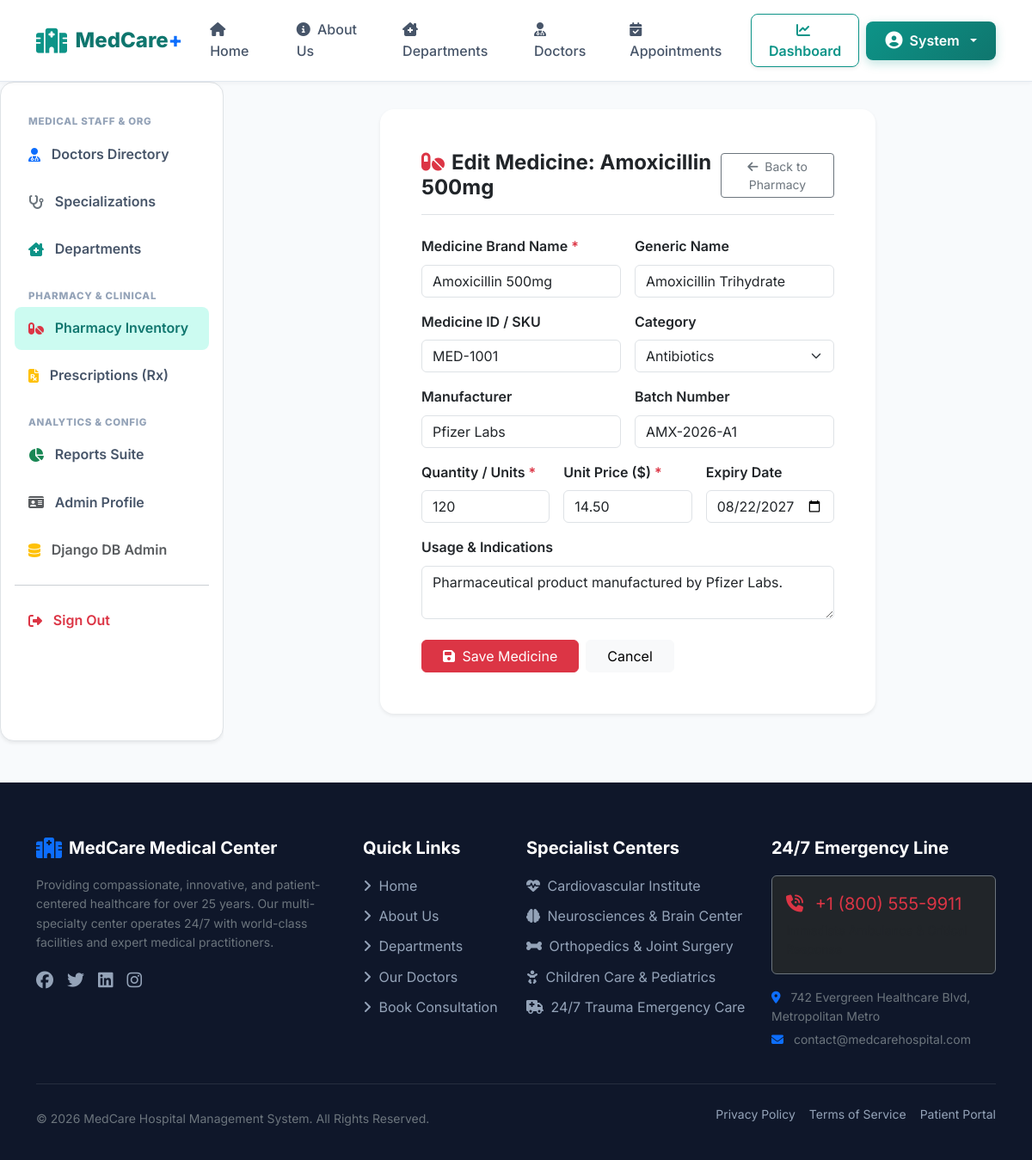
The page /pharmacy/edit/1/ (signed in) on the database its author committed.
### pharmacy/models.py (models this page shows, shortened)
class Medicine(models.Model):
    STATUS_CHOICES = (
        ('In Stock', 'In Stock'),
        ('Low Stock', 'Low Stock'),
        ('Out of Stock', 'Out of Stock'),
        ('Expired', 'Expired'),
    )
    medicine_id = models.CharField(max_length=30, unique=True, blank=True, null=True, help_text="e.g. MED-1001")
    name = models.CharField(max_length=200, help_text="Brand / Trade name")
    generic_name = models.CharField(max_length=200, blank=True, null=True)
    category = models.ForeignKey(MedicineCategory, on_delete=models.SET_NULL, null=True, blank=True, related_name='medicines')
    category_name = models.CharField(max_length=100, blank=True, null=True, help_text="e.g. Antibiotic, Analgesic, Antipyretic")
    manufacturer = models.CharField(max_length=200, blank=True, null=True)
    batch_number = models.CharField(max_length=100, blank=True, null=True)
    quantity = models.PositiveIntegerField(default=0, help_text="Available stock units")
    unit_price = models.DecimalField(max_digits=10, decimal_places=2, default=0.00)
    expiry_date = models.DateField(blank=True, null=True)
    description = models.TextField(blank=True, null=True)
    status = models.CharField(max_length=30, choices=STATUS_CHOICES, default='In Stock')
    created_at = models.DateTimeField(auto_now_add=True)
    updated_at = models.DateTimeField(auto_now=True)
    class Meta:
        ordering = ['name']

### pharmacy/views.py (the view)
# urls.py: path('edit/<int:pk>/', views.medicine_update_view, name='medicine_update'),
@login_required
def medicine_update_view(request, pk):
    if not (request.user.is_superuser or (hasattr(request.user, 'profile') and request.user.profile.is_admin_user)):
        messages.error(request, "Permission denied. Admin access required.")
        return redirect('medicine_list')
    medicine = get_object_or_404(Medicine, pk=pk)
    if request.method == 'POST':
        form = MedicineForm(request.POST, instance=medicine)
        if form.is_valid():
            form.save()
            messages.success(request, f"Medicine '{medicine.name}' updated successfully!")
            return redirect('medicine_list')
        else:
            messages.error(request, "Error updating medicine.")
    else:
        form = MedicineForm(instance=medicine)
    return render(request, 'pharmacy/medicine_form.html', {'form': form, 'medicine': medicine, 'title': f'Edit Medicine: {medicine.name}'})

### templates/pharmacy/medicine_form.html (shortened to what this page needs)
{% extends 'base.html' %}
{% block content %}
<div class="dashboard-layout">
    {% include 'includes/admin_sidebar.html' %}
    <div class="dashboard-content">
        <div class="row justify-content-center">
            <div class="col-lg-8">
                <div class="card border-0 shadow-sm rounded-4 p-4 p-md-5 bg-white">
                    <div class="d-flex align-items-center justify-content-between mb-4 pb-3 border-bottom">
                        <h4 class="fw-bold mb-0 text-dark">
                            <i class="fa-solid fa-pills text-danger me-2"></i>{{ title }}
                        </h4>
                        <a href="{% url 'medicine_list' %}" class="btn btn-outline-secondary btn-sm">
                            <i class="fa-solid fa-arrow-left me-1"></i> Back to Pharmacy
                        </a>
                    </div>
                    <form method="POST">
                        <div class="row g-3">
                            <div class="col-md-6">
                                <label class="form-label fw-semibold">Medicine Brand Name <span class="text-danger">*</span></label>
                                {{ form.name }}
                            </div>
                            <div class="col-md-6">
                                <label class="form-label fw-semibold">Generic Name</label>
                                {{ form.generic_name }}
                            </div>
                            <div class="col-md-6">
                                <label class="form-label fw-semibold">Medicine ID / SKU</label>
                                {{ form.medicine_id }}
                            </div>
                            <div class="col-md-6">
                                <label class="form-label fw-semibold">Category</label>
                                {{ form.category }}
                            </div>
                            <div class="col-md-6">
                                <label class="form-label fw-semibold">Manufacturer</label>
                                {{ form.manufacturer }}
                            </div>
                            <div class="col-md-6">
                                <label class="form-label fw-semibold">Batch Number</label>
                                {{ form.batch_number }}
                            </div>
                            <div class="col-md-4">
                                <label class="form-label fw-semibold">Quantity / Units <span class="text-danger">*</span></label>
                                {{ form.quantity }}
                            </div>
                            <div class="col-md-4">
                                <label class="form-label fw-semibold">Unit Price ($) <span class="text-danger">*</span></label>
                                {{ form.unit_price }}
                            </div>
                            <div class="col-md-4">
                                <label class="form-label fw-semibold">Expiry Date</label>
                                {{ form.expiry_date }}
                            </div>
                            <div class="col-md-12">
                                <label class="form-label fw-semibold">Usage & Indications</label>
                                {{ form.description }}
                            </div>
                            <div class="col-12 mt-4 d-flex gap-2">
                                <button type="submit" class="btn btn-danger px-4"><i class="fa-solid fa-save me-1"></i> Save Medicine</button>
                                <a href="{% url 'medicine_list' %}" class="btn btn-light px-4">Cancel</a>
                            </div>
                        </div>
                    </form>
                </div>
            </div>
        </div>
    </div>
</div>
{% endblock %}

### templates/base.html (shortened to what this page needs)
{% load static %}
<!DOCTYPE html>
<html lang="en">
<head>
    <link href="https://cdn.jsdelivr.net/npm/bootstrap@5.3.2/dist/css/bootstrap.min.css" rel="stylesheet">
    <link rel="stylesheet" href="https://cdnjs.cloudflare.com/ajax/libs/font-awesome/6.5.1/css/all.min.css">
    <link rel="stylesheet" href="{% static 'css/style.css' %}">
</head>
<body>
    <nav class="navbar navbar-expand-lg navbar-custom">
        <div class="container">
            <a class="navbar-brand" href="{% url 'home' %}">
                <i class="fa-solid fa-hospital"></i>
                <span>MedCare<span class="text-primary">+</span></span>
            </a>
            <div class="collapse navbar-collapse" id="navbarMain">
                <ul class="navbar-nav mx-auto mb-2 mb-lg-0">
                    <li class="nav-item">
                        <a class="nav-link {% if request.resolver_match.url_name == 'home' %}active{% endif %}" href="{% url 'home' %}">
                            <i class="fa-solid fa-house me-1"></i> Home
                        </a>
                    </li>
                    <li class="nav-item">
                        <a class="nav-link {% if request.resolver_match.url_name == 'about' %}active{% endif %}" href="{% url 'about' %}">
                            <i class="fa-solid fa-circle-info me-1"></i> About Us
                        </a>
                    </li>
                    <li class="nav-item">
                        <a class="nav-link {% if 'department' in request.path %}active{% endif %}" href="{% url 'department_list' %}">
                            <i class="fa-solid fa-clinic-medical me-1"></i> Departments
                        </a>
                    </li>
                    <li class="nav-item">
                        <a class="nav-link {% if 'doctor' in request.path and 'login' not in request.path and 'dashboard' not in request.path %}active{% endif %}" href="{% url 'doctor_list' %}">
                            <i class="fa-solid fa-user-md me-1"></i> Doctors
                        </a>
                    </li>
                    <li class="nav-item">
                        <a class="nav-link {% if 'book' in request.path %}active{% endif %}" href="{% url 'book_appointment' %}">
                            <i class="fa-solid fa-calendar-check me-1"></i> Appointments
                        </a>
                    </li>
                </ul>
                <div class="d-flex align-items-center gap-2">
                    {% if user.is_authenticated %}
                        <a href="{% url 'dashboard_redirect' %}" class="btn btn-outline-primary shadow-sm">
                            <i class="fa-solid fa-chart-line me-1"></i> Dashboard
                        </a>
                        <div class="dropdown">
                            <button class="btn btn-primary dropdown-toggle d-flex align-items-center gap-2" type="button" data-bs-toggle="dropdown" aria-expanded="false">
                                <i class="fa-solid fa-user-circle fs-5"></i>
                                <span>{{ user.first_name|default:user.username }}</span>
                            </button>
                        </div>
                    {% endif %}
                </div>
            </div>
        </div>
    </nav>
    <main class="flex-grow-1">
        {% block content %}{% endblock %}
    </main>
    <footer class="footer-custom mt-5">
        <div class="container">
            <div class="row g-4">
                <div class="col-lg-4 col-md-6">
                    <h5 class="d-flex align-items-center gap-2">
                        <i class="fa-solid fa-hospital text-primary fs-4"></i>
                        <span>MedCare Medical Center</span>
                    </h5>
                    <p class="small text-secondary mt-3">
                        Providing compassionate, innovative, and patient-centered healthcare for over 25 years. Our multi-specialty center operates 24/7 with world-class facilities and expert medical practitioners.
                    </p>
                    <div class="d-flex gap-3 mt-3 fs-5">
                        <a href="#" class="footer-link"><i class="fa-brands fa-facebook"></i></a>
                        <a href="#" class="footer-link"><i class="fa-brands fa-twitter"></i></a>
                        <a href="#" class="footer-link"><i class="fa-brands fa-linkedin"></i></a>
                        <a href="#" class="footer-link"><i class="fa-brands fa-instagram"></i></a>
                    </div>
                </div>
                <div class="col-lg-2 col-md-6">
                    <h5>Quick Links</h5>
                    <a href="{% url 'home' %}" class="footer-link"><i class="fa-solid fa-angle-right me-1"></i> Home</a>
                    <a href="{% url 'about' %}" class="footer-link"><i class="fa-solid fa-angle-right me-1"></i> About Us</a>
                    <a href="{% url 'department_list' %}" class="footer-link"><i class="fa-solid fa-angle-right me-1"></i> Departments</a>
                    <a href="{% url 'doctor_list' %}" class="footer-link"><i class="fa-solid fa-angle-right me-1"></i> Our Doctors</a>
                    <a href="{% url 'book_appointment' %}" class="footer-link"><i class="fa-solid fa-angle-right me-1"></i> Book Consultation</a>
                </div>
                <div class="col-lg-3 col-md-6">
                    <h5>Specialist Centers</h5>
                    <span class="footer-link"><i class="fa-solid fa-heartbeat me-1"></i> Cardiovascular Institute</span>
                    <span class="footer-link"><i class="fa-solid fa-brain me-1"></i> Neurosciences & Brain Center</span>
                    <span class="footer-link"><i class="fa-solid fa-bone me-1"></i> Orthopedics & Joint Surgery</span>
                    <span class="footer-link"><i class="fa-solid fa-baby me-1"></i> Children Care & Pediatrics</span>
                    <span class="footer-link"><i class="fa-solid fa-ambulance me-1"></i> 24/7 Trauma Emergency Care</span>
                </div>
                <div class="col-lg-3 col-md-6">
                    <h5>24/7 Emergency Line</h5>
                    <div class="p-3 bg-dark rounded border border-secondary mb-3">
                        <div class="text-danger font-weight-bold fs-5"><i class="fa-solid fa-phone-volume me-2"></i> +1 (800) 555-9911</div>
                        <div class="small text-muted mt-1">Immediate Ambulance & Critical Response</div>
                    </div>
                    <p class="small text-secondary mb-1"><i class="fa-solid fa-location-dot me-2 text-primary"></i> 742 Evergreen Healthcare Blvd, Metropolitan Metro</p>
                    <p class="small text-secondary"><i class="fa-solid fa-envelope me-2 text-primary"></i> contact@medcarehospital.com</p>
                </div>
            </div>
            <hr class="border-secondary my-4">
            <div class="d-flex flex-column flex-sm-row justify-content-between align-items-center small text-secondary">
                <p class="mb-0">&copy; 2026 MedCare Hospital Management System. All Rights Reserved.</p>
                <div class="d-flex gap-3">
                    <a href="#" class="footer-link">Privacy Policy</a>
                    <a href="#" class="footer-link">Terms of Service</a>
                    <a href="#" class="footer-link">Patient Portal</a>
                </div>
            </div>
        </div>
    </footer>
</body>
</html>

### rows shown on the page
Medicine: name "Amoxicillin 500mg", generic_name "Amoxicillin Trihydrate", medicine_id "MED-1001", category "Antibiotics", manufacturer "Pfizer Labs", batch_number "AMX-2026-A1", quantity "120", unit_price "14.50", expiry_date "08/22/2027", description "Pharmaceutical product manufactured by Pfizer Labs."

### other values the page prints
{{ user.first_name|default:user.username }} "System"
{{ title }} "Edit Medicine: Amoxicillin 500mg"
